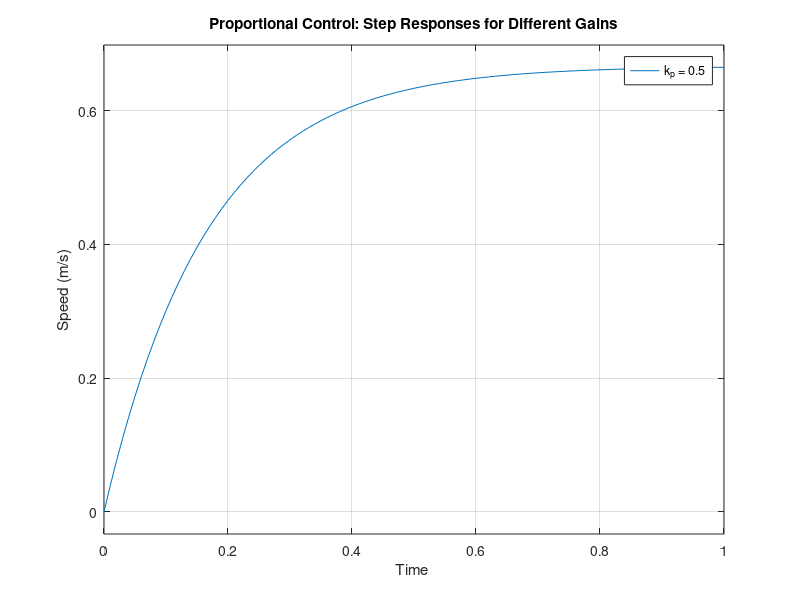

The MATLAB source for this figure:
% Proportional Control Analysis Test

% Define the plant parameters
tau = 0.5;  % Time constant of the plant
kp_values = [0.5, 1, 2]; % Different proportional gains to analyse

% Plant transfer function definition
P = tf(1, [tau 1]); % P(s) = 1 / (tau*s + 1)

% Create a figure to compare responses
figure;
hold on; % Allow multiple plots on the same figure

% Loop through different kp values
for kp = kp_values
    % Define the proportional controller
    C = kp; % Simple proportional control
    
    % Closed-loop system
    CL = feedback(C * P, 1); % Feedback system: G(s) = C(s)*P(s) / (1 + C(s)*P(s))
    
    % Step response
    step(CL); % Plot the step response for each kp
end

% Add legend and labels
title('Proportional Control: Step Responses for Different Gains');
xlabel('Time ');
ylabel('Speed (m/s)');
legend('k_p = 0.5', 'k_p = 1', 'k_p = 2');
grid on;
